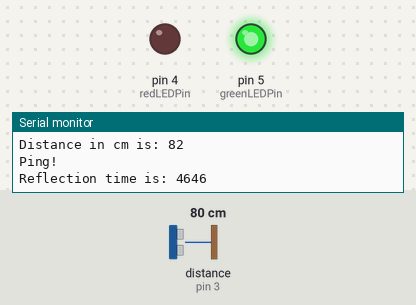
Simulated run of this sketch. Board: Arduino Uno, built with avr-gcc and run on an emulated ATmega328P. Shown: output pins drawn as LEDs (lit = HIGH), the last lines printed to the serial monitor. Wiring (inferred from the names in the program): ultrasonic range finder: trigger pin 2; echo pin 3. The test bench sets the inputs (shaded band); at power-on: distance to the obstacle (sensor on pin 3) 80 cm. The echo pulse lasts 58.3 µs per cm; pins used as bus, display or sensor lines are not drawn.

Above: at 1.2 s.
1.3 s: distance to the obstacle (sensor on pin 3) set to 11 cm
4.3 s: distance to the obstacle (sensor on pin 3) set to 8 cm
At 4.6 s:
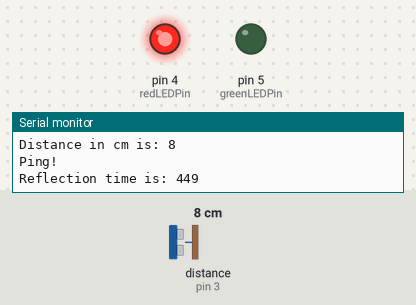
5.8 s: distance to the obstacle (sensor on pin 3) set to 120 cm
At 7.3 s:
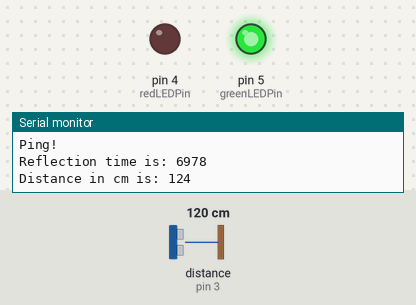
8.8 s: distance to the obstacle (sensor on pin 3) set to 2 cm
At 9.8 s:
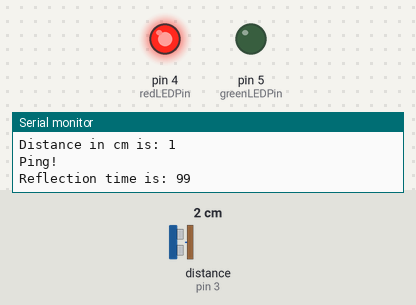
Timing chart, 0 to 11.3 s (numbered marks = the images above; inputs shaded):
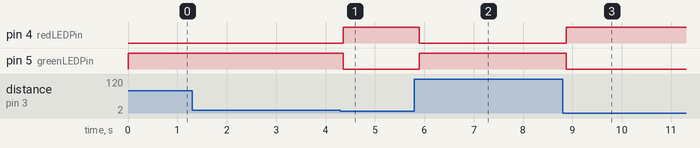

Measured:
- the behaviour switches between 10 and 9 cm on distance to the obstacle (sensor on pin 3) (found by bisection; images 0 and 1)
- after the input at 4.3 s, pin 4 (redLEDPin): LOW → HIGH after 0.06 s; pin 5 (greenLEDPin): HIGH → LOW after 0.06 s
- after the input at 5.8 s, pin 4 (redLEDPin): HIGH → LOW after 0.10 s; pin 5 (greenLEDPin): LOW → HIGH after 0.10 s
- after the input at 8.8 s, pin 4 (redLEDPin): LOW → HIGH after 0.07 s; pin 5 (greenLEDPin): HIGH → LOW after 0.07 s

The sketch:

ultrasonic_distance.ino
```cpp
/*
 * based on code from https://e-radionica.com/hr/blog/2015/08/19/kkm-ultrazvucni-modul-hc-sr04/
 * uses Ultrasonic Ranging Module HC - SR04
 */

// digital pins
const int triggerPin = 2;
const int echoPin = 3;
const int redLEDPin = 4;
const int greenLEDPin = 5;
const float delayTime = 0.1;

void setup() {

    // setting up pins.
    pinMode(triggerPin, OUTPUT);
    pinMode(echoPin, INPUT);
    pinMode(redLEDPin, OUTPUT);
    pinMode(greenLEDPin, OUTPUT);

    // establishing serial connection to main
    Serial.begin(9600);
    Serial.print("Measuring distance.\n");
}

void loop() {
    // pulseIn returns long value
    long time, distance;
    // Give me a ping Vasily. One ping only, please.
    onePing();

    time = pulseIn(echoPin, HIGH);
    Serial.print("Reflection time is: ");
    Serial.print(time);
    Serial.print("\n");

    distance = (time / 2) / 28;
    Serial.print("Distance in cm is: ");
    Serial.print(distance);
    Serial.print("\n");

    if (distance < 10) {
      digitalWrite(redLEDPin, HIGH);
      digitalWrite(greenLEDPin, LOW);
    } else {
      digitalWrite(greenLEDPin, HIGH);
      digitalWrite(redLEDPin, LOW);
    }

}

void onePing() {
    // send a pulse
    digitalWrite(triggerPin, HIGH);
    Serial.print("Ping!\n");
    // wait for ping to be sent
    delay(delayTime);
    // one ping finished
    digitalWrite(triggerPin, LOW);
}
```
